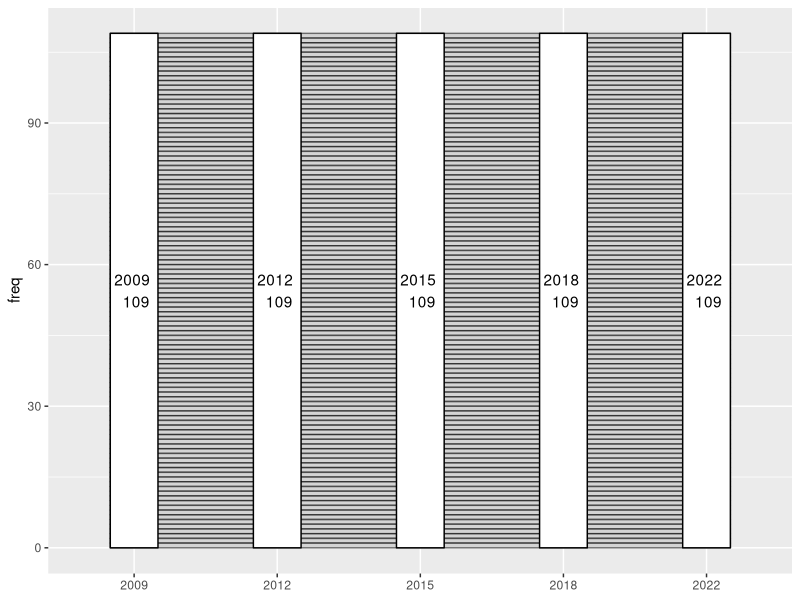

This chart was generated by the following R code:
## ---- chunk 1
# install.packages(c("dplyr","tidyr","ggplot2","ggalluvial","forcats"))
library(dplyr) 
library(tidyr)
library(tidyverse)
library(ggplot2)
library(ggalluvial)
library(forcats)
# library(purrr)
## ---- chunk 2
# Loading in the PISA datasets:
pisa2009 <- read.csv('data/2009_PISA.csv')
pisa2012 <- read.csv('data/2012_PISA.csv')
pisa2015 <- read.csv('data/2015_PISA.csv')
pisa2018 <- read.csv('data/2018_PISA.csv')
pisa2022 <- read.csv('data/2022_PISA.csv')
## ---- chunk 3
# List of country participation across years:
participation_list <- list(
  '2009' = pisa2009$X,
  '2012' = pisa2012$Country,
  '2015' = pisa2015$X,
  '2018' = pisa2018$Country,
  '2022' = pisa2022$Country
)

# row and column values
all_countries <- unique(unlist(participation_list))
years <- names(participation_list)

# dataframe used for alluvial
participation_long <- participation_list |>
  enframe(name = "year", value = "country") |>
  unnest(country) |>
  mutate(status = "participated")

participation_df <- participation_long |>
  pivot_wider(
    names_from = year,
    values_from = status,
    # values_fill = "not participated"
  ) |> 
  mutate(freq = 1)
## ---- chunk 4
ggplot(participation_df, aes(axis1 = "2009", axis2 = "2012", axis3 = "2015", axis4 = "2018", axis5="2022", y=freq)) +
  geom_alluvium(color='black') +
  geom_stratum() +
  geom_text(stat = "stratum", aes(label = paste(after_stat(stratum), "\n", after_stat(count)))) +
  scale_x_discrete(limits = years)
